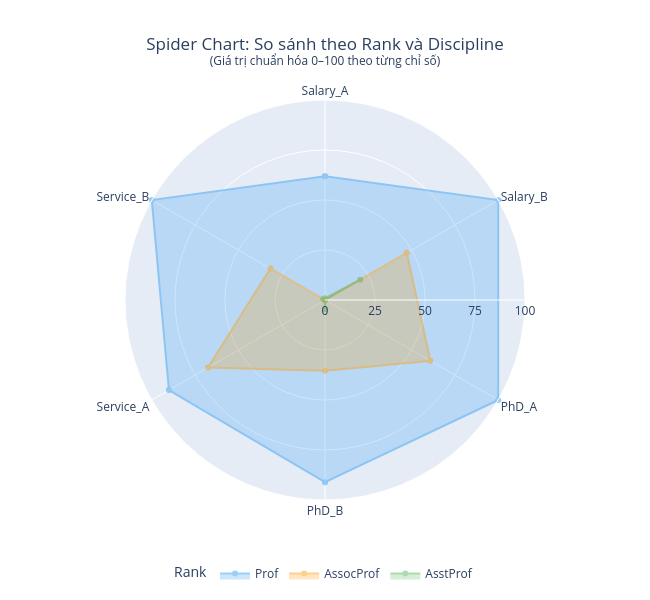

This figure's notebook cell:
### Code cell
fig1 = px.line_polar(
    df_plot1,
    r='value',
    theta='category',
    color='rank',
    line_close=True,
    markers=True,
    title='Spider Chart: So sánh theo Rank và Discipline<br><sup>(Giá trị chuẩn hóa 0–100 theo từng chỉ số)</sup>',
    color_discrete_map={
        'Prof':      '#2196F3',
        'AssocProf': '#FF9800',
        'AsstProf':  '#4CAF50'
    }
)

fig1.update_traces(fill='toself', opacity=0.45)

fig1.update_layout(
    title_x=0.5,
    polar=dict(
        radialaxis=dict(visible=True, range=[0, 100],
                        tickvals=[0,25,50,75,100]),
        angularaxis=dict(tickfont=dict(size=12))
    ),
    legend=dict(title='Rank', orientation='h',
                xanchor='center', x=0.5, yanchor='bottom', y=-0.22),
    margin=dict(l=60, r=60, t=100, b=100),
    width=650, height=600
)

fig1.show()

### Figure 1 — Plotly figure (JSON) as saved in the notebook; plotly's stock layout.template omitted (floating-point values rounded to 4 significant figures)
{"data": [{"fill": "toself", "hovertemplate": "rank=Prof<br>value=%{r}<br>category=%{theta}<extra></extra>", "legendgroup": "Prof", "line": {"color": "#2196F3", "dash": "solid"}, "marker": {"symbol": "circle"}, "mode": "lines+markers", "name": "Prof", "opacity": 0.45, "r": [61.9, 100, 100, 91.1, 90.1, 100, 61.9], "showlegend": true, "subplot": "polar", "theta": ["Salary_A", "Salary_B", "PhD_A", "PhD_B", "Service_A", "Service_B", "Salary_A"], "type": "scatterpolar"}, {"fill": "toself", "hovertemplate": "rank=AssocProf<br>value=%{r}<br>category=%{theta}<extra></extra>", "legendgroup": "AssocProf", "line": {"color": "#FF9800", "dash": "solid"}, "marker": {"symbol": "circle"}, "mode": "lines+markers", "name": "AssocProf", "opacity": 0.45, "r": [0, 47.2, 60.8, 35.4, 67.5, 31.5, 0], "showlegend": true, "subplot": "polar", "theta": ["Salary_A", "Salary_B", "PhD_A", "PhD_B", "Service_A", "Service_B", "Salary_A"], "type": "scatterpolar"}, {"fill": "toself", "hovertemplate": "rank=AsstProf<br>value=%{r}<br>category=%{theta}<extra></extra>", "legendgroup": "AsstProf", "line": {"color": "#4CAF50", "dash": "solid"}, "marker": {"symbol": "circle"}, "mode": "lines+markers", "name": "AsstProf", "opacity": 0.45, "r": [0.8, 20.3, 0, 4.6, 0, 1, 0.8], "showlegend": true, "subplot": "polar", "theta": ["Salary_A", "Salary_B", "PhD_A", "PhD_B", "Service_A", "Service_B", "Salary_A"], "type": "scatterpolar"}], "layout": {"height": 600, "legend": {"orientation": "h", "title": {"text": "Rank"}, "tracegroupgap": 0, "x": 0.5, "xanchor": "center", "y": -0.22, "yanchor": "bottom"}, "margin": {"b": 100, "l": 60, "r": 60, "t": 100}, "polar": {"angularaxis": {"direction": "clockwise", "rotation": 90, "tickfont": {"size": 12}}, "domain": {"x": [0, 1], "y": [0, 1]}, "radialaxis": {"range": [0, 100], "tickvals": [0, 25, 50, 75, 100], "visible": true}}, "title": {"text": "Spider Chart: So sánh theo Rank và Discipline<br><sup>(Giá trị chuẩn hóa 0–100 theo từng chỉ số)</sup>", "x": 0.5}, "width": 650}}
